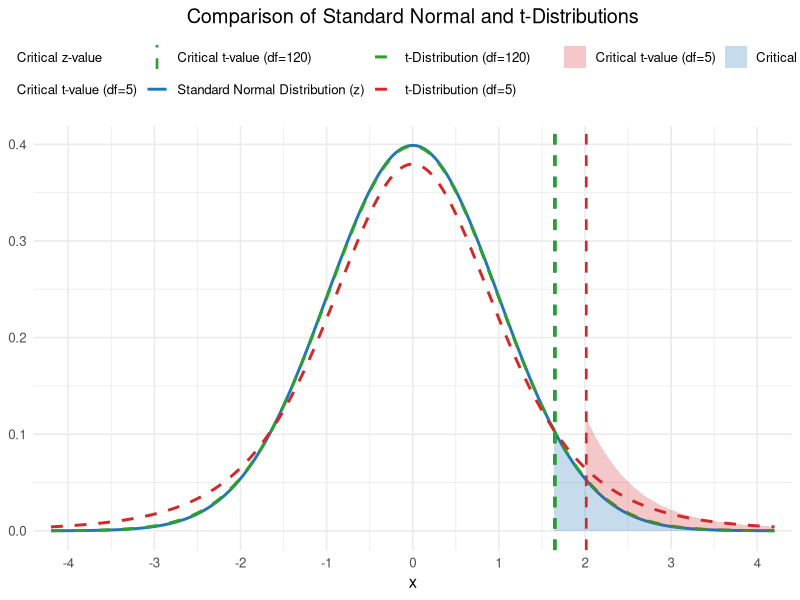
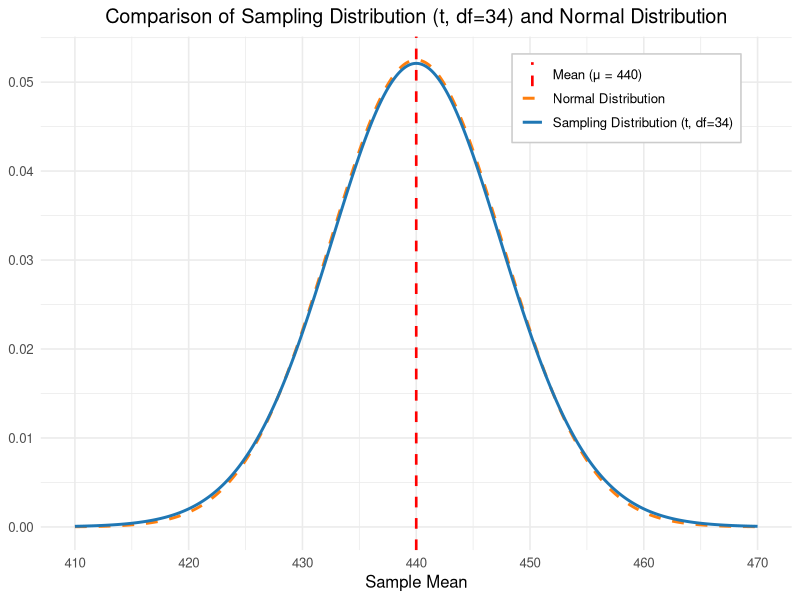
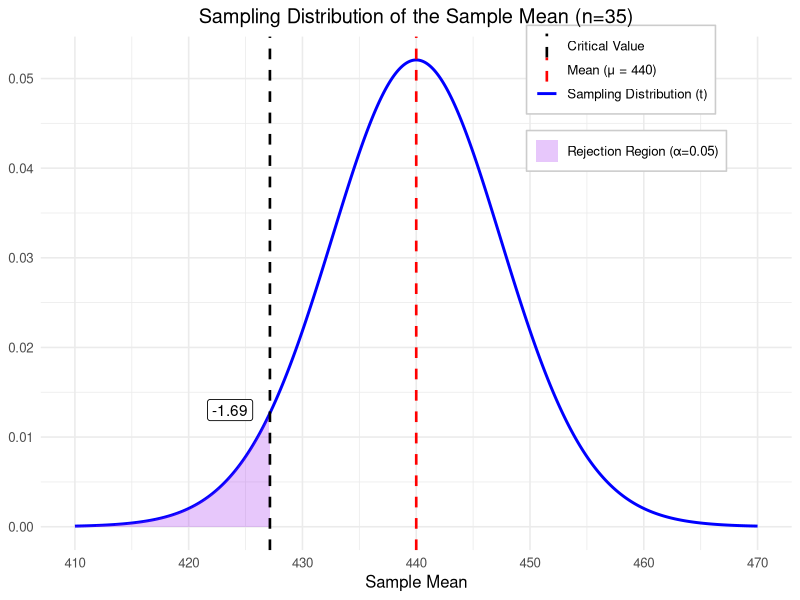
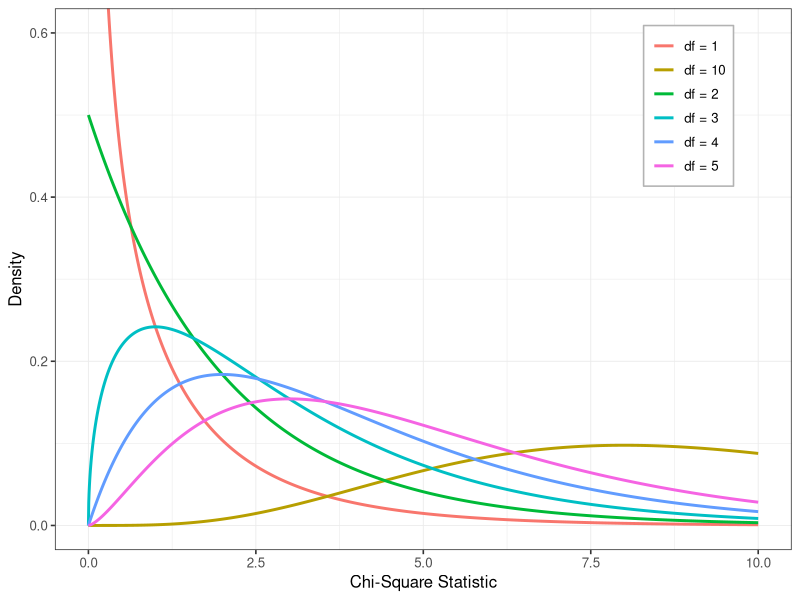
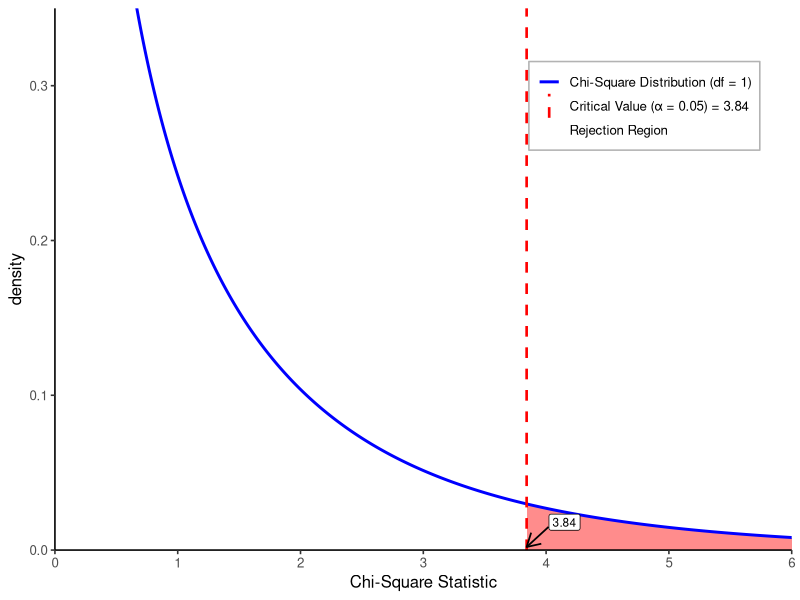
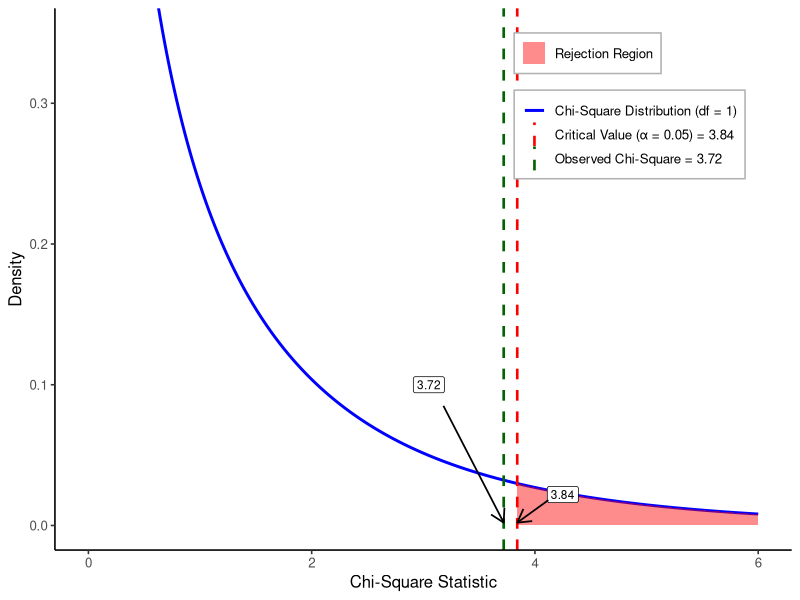

These charts were generated, in order, by the following R code:
## ---- chunk 1
#| echo: false
#| message: false
#| warning: false
#| fig-cap: "Fig 8.1: Comparison of Standard Normal and t-Distributions"
#| fig-align: center
#| fig-width: 7
#| fig-height: 4.5

library(ggplot2)

alpha <- 0.05
df1 <- 5
df2 <- 120

# labels (so we can reuse them consistently)
lab_z  <- "Standard Normal Distribution (z)"
lab_t1 <- paste0("t-Distribution (df=", df1, ")")
lab_t2 <- paste0("t-Distribution (df=", df2, ")")

lab_cz  <- "Critical z-value"
lab_ct1 <- paste0("Critical t-value (df=", df1, ")")
lab_ct2 <- paste0("Critical t-value (df=", df2, ")")

x <- seq(-4.2, 4.2, by = 0.001)

# critical values (right tail)
z_crit  <- qnorm(1 - alpha)
t1_crit <- qt(1 - alpha, df = df1)
t2_crit <- qt(1 - alpha, df = df2)

# densities
dens <- rbind(
  data.frame(x = x, y = dnorm(x),            series = lab_z),
  data.frame(x = x, y = dt(x, df = df1),     series = lab_t1),
  data.frame(x = x, y = dt(x, df = df2),     series = lab_t2)
)

# shade right tails (like your picture: shade z and df=5)
shade <- rbind(
  data.frame(x = x[x >= z_crit],  y = dnorm(x[x >= z_crit]),        fill_series = lab_cz),
  data.frame(x = x[x >= t1_crit], y = dt(x[x >= t1_crit], df = df1), fill_series = lab_ct1)
)

# vertical lines for critical values
vlines <- data.frame(
  x = c(z_crit, t1_crit, t2_crit),
  line_series = factor(c(lab_cz, lab_ct1, lab_ct2),
                       levels = c(lab_cz, lab_ct1, lab_ct2))
)

# colors (close to the reference)
dist_cols  <- setNames(c("#1f77b4", "#d62728", "#2ca02c"), c(lab_z, lab_t1, lab_t2))
vline_cols <- setNames(c("#1f77b4", "#d62728", "#2ca02c"), c(lab_cz, lab_ct1, lab_ct2))
fill_cols  <- setNames(c("#1f77b4", "#d62728"), c(lab_cz, lab_ct1))

# One combined color scale so curves + vlines share the same legend "Color"
all_color_values <- c(dist_cols, vline_cols)

ggplot() +
  # curves
  geom_line(
    data = dens,
    aes(x = x, y = y, color = series, linetype = series),
    linewidth = 1
  ) +
  # shaded tails
  geom_area(
    data = shade,
    aes(x = x, y = y, fill = fill_series),
    alpha = 0.25
  ) +
  # critical value lines
  geom_vline(
    data = vlines,
    aes(xintercept = x, color = line_series, linetype = line_series),
    linewidth = 0.9
  ) +
  # axes/labels
  labs(
    title = "Comparison of Standard Normal and t-Distributions",
    x = "x",
    y = NULL,
    color = NULL,
    linetype = NULL,
    fill = NULL
  ) +
  coord_cartesian(xlim = c(-4, 4)) +
  scale_x_continuous(breaks = seq(-4, 4, by = 1)) +
  theme_minimal(base_size = 12) +
  theme(
    legend.position = "top",
    plot.title = element_text(hjust = 0.5)
  ) +
  # manual scales
  scale_color_manual(values = all_color_values) +
  scale_fill_manual(values = fill_cols) +
  scale_linetype_manual(values = c(
    # curves
    setNames(c("solid", "dashed", "dashed"), c(lab_z, lab_t1, lab_t2)),
    # vlines
    setNames(c("dashed", "dashed", "dashed"), c(lab_cz, lab_ct1, lab_ct2))
  ))
## ---- chunk 2
#| echo: false
#| message: false
#| warning: false
#| fig-align: center
#| fig-width: 7
#| fig-height: 4.5
#| fig-cap: "Fig 8.2: Comparison of Sampling Distribution (t, df=34) and Normal Distribution"

library(ggplot2)

mu <- 440
df <- 34
se <- 7.6

# label strings (so we can reuse them safely in scales)
lab_t <- paste0("Sampling Distribution (t, df=", df, ")")
lab_n <- "Normal Distribution"
lab_mean <- paste0("Mean (\u03BC = ", mu, ")")

x <- seq(410, 470, by = 0.05)

y_t <- dt((x - mu)/se, df = df) / se
y_n <- dnorm(x, mean = mu, sd = se)

df_plot <- rbind(
  data.frame(x = x, y = y_t, curve = lab_t),
  data.frame(x = x, y = y_n, curve = lab_n)
)

ggplot(df_plot, aes(x = x, y = y, color = curve, linetype = curve)) +
  geom_line(linewidth = 1) +

  # mean line
  geom_vline(aes(xintercept = mu, color = lab_mean, linetype = lab_mean),
             linewidth = 0.9) +

  labs(
    title = paste0("Comparison of Sampling Distribution (t, df=", df, ") and Normal Distribution"),
    x = "Sample Mean",
    y = NULL,
    color = NULL,
    linetype = NULL
  ) +

  # manual styling (NO paste0() on the left side; use setNames)
  scale_color_manual(values = setNames(
    c("#1f77b4", "#ff7f0e", "red"),
    c(lab_t, lab_n, lab_mean)
  )) +
  scale_linetype_manual(values = setNames(
    c("solid", "dashed", "dashed"),
    c(lab_t, lab_n, lab_mean)
  )) +

  theme_minimal(base_size = 12) +
  theme(
    legend.position = c(0.78, 0.88),
    legend.background = element_rect(fill = "white", color = "grey80"),
    plot.title = element_text(hjust = 0.5)
  ) +
  coord_cartesian(xlim = c(410, 470)) +
  scale_x_continuous(breaks = seq(410, 470, by = 10))
## ---- chunk 3
#| echo: false
#| message: false
#| warning: false
#| fig-align: center
#| fig-width: 7
#| fig-height: 4.2
#| fig-cap: "Sampling Distribution of the Sample Mean (n=35)"

library(ggplot2)

# ---- parameters (edit if your problem uses different values) ----
mu <- 440
n  <- 35
alpha <- 0.05
df <- n - 1

# Use your standard error if you know it; this matches earlier numbers:
s <- 44.994
se <- s / sqrt(n)

# left-tailed critical value for t
tcrit <- qt(alpha, df = df)          # e.g., about -1.69
xcrit <- mu + tcrit * se             # critical x value on "Sample Mean" scale

# x grid (match image range)
x <- seq(410, 470, by = 0.05)

# sampling distribution of xbar using t with scaling:
y <- dt((x - mu)/se, df = df) / se

dens <- data.frame(x = x, y = y)

shade <- subset(dens, x <= xcrit)

# label shown in the figure (t critical)
label_txt <- sprintf("%.2f", tcrit)

ggplot(dens, aes(x = x, y = y)) +
  # main curve
  geom_line(aes(color = "Sampling Distribution (t)"), linewidth = 1) +

  # rejection region (left tail)
  geom_area(data = shade,
            aes(fill = "Rejection Region (\u03B1=0.05)"),
            alpha = 0.25) +

  # mean line
  geom_vline(aes(xintercept = mu, color = "Mean (\u03BC = 440)"),
             linetype = "dashed", linewidth = 0.9) +

  # critical value line
  geom_vline(aes(xintercept = xcrit, color = "Critical Value"),
             linetype = "dashed", linewidth = 0.9) +

  # little callout label near the shaded region
  annotate("label",
           x = xcrit - 3.5,
           y = max(y) * 0.25,
           label = label_txt,
           label.size = 0.3) +

  labs(
    title = "Sampling Distribution of the Sample Mean (n=35)",
    x = "Sample Mean",
    y = NULL,
    color = NULL,
    fill = NULL
  ) +
  coord_cartesian(xlim = c(410, 470)) +
  scale_x_continuous(breaks = seq(410, 470, by = 10)) +
  theme_minimal(base_size = 12) +
  theme(
    plot.title = element_text(hjust = 0.5),
    legend.position = c(0.78, 0.88),
    legend.background = element_rect(fill = "white", color = "grey80")
  ) +
  # manual styling to match your picture
  scale_color_manual(values = c(
    "Sampling Distribution (t)" = "blue",
    "Mean (\u03BC = 440)" = "red",
    "Critical Value" = "black"
  )) +
  scale_fill_manual(values = c(
    "Rejection Region (\u03B1=0.05)" = "purple"
  ))
## ---- chunk 4
#| echo: false
#| message: false
#| warning: false
#| fig-cap: "Fig 8.7: Chi-Square Distributions with Different Degrees of Freedom "
#| fig-align: center
#| fig-width: 7
#| fig-height: 4.5

library(ggplot2)

# Degrees of freedom to plot (matches your figure)
dfs <- c(1, 2, 3, 4, 5, 10)

# X range
x <- seq(0, 10, length.out = 2000)

# Build data frame of densities
df <- do.call(rbind, lapply(dfs, function(k) {
  data.frame(
    x = x,
    density = dchisq(x, df = k),
    df_label = paste0("df = ", k)
  )
}))

ggplot(df, aes(x = x, y = density, color = df_label)) +
  geom_line(linewidth = 1) +
  coord_cartesian(xlim = c(0, 10), ylim = c(0, 0.6)) +
  labs(
    x = "Chi-Square Statistic",
    y = "Density",
    color = NULL
  ) +
  theme_bw(base_size = 12) +
  theme(
    panel.grid.major = element_line(linewidth = 0.3),
    panel.grid.minor = element_line(linewidth = 0.2),
    legend.position = c(0.86, 0.82),  # top-right inside
    legend.background = element_rect(fill = "white", color = "grey70"),
    legend.key = element_rect(fill = "white", color = NA)
  )
## ---- chunk 5
#| echo: false
#| message: false
#| warning: false
#| fig-cap: "Figure 8.8: Chi-square distribution with df = 1"
#| fig-align: center
#| fig-width: 7.5
#| fig-height: 4

library(ggplot2)

df_val <- 1
alpha  <- 0.05
crit   <- qchisq(1 - alpha, df = df_val)

x <- seq(0, 6, length.out = 3000)
y <- dchisq(x, df = df_val)

df_all   <- data.frame(x = x, y = y)
df_shade <- subset(df_all, x >= crit)

# Dummy point to create a legend key for the rejection region
df_leg <- data.frame(x = 0, y = 0)

legend_order <- c(
  "Chi-Square Distribution (df = 1)",
  "Critical Value (α = 0.05) = 3.84",
  "Rejection Region"
)

ggplot() +
  # Shaded rejection region (no legend mapping here)
  geom_area(
    data = df_shade,
    aes(x = x, y = y),
    fill = "red",
    alpha = 0.45
  ) +
  # Chi-square curve (legend via color)
  geom_line(
    data = df_all,
    aes(x = x, y = y, color = "Chi-Square Distribution (df = 1)"),
    linewidth = 1
  ) +
  # Critical value line (legend via color)
  geom_vline(
    aes(xintercept = crit, color = "Critical Value (α = 0.05) = 3.84"),
    linetype = "dashed",
    linewidth = 0.9
  ) +
  
  # Dummy legend entry for rejection region (single combined legend)
  geom_point(
    data = df_leg,
    aes(x = x, y = y, color = "Rejection Region"),
    shape = 15,
    size = 6,
    alpha = 0
  ) +
  labs(
    x = "Chi-Square Statistic",
    y = "density",
    color = NULL
  ) +
  coord_cartesian(xlim = c(0, 6), ylim = c(0, 0.35), expand = FALSE) +
  scale_x_continuous(expand = expansion(mult = c(0, 0))) +
  scale_y_continuous(expand = expansion(mult = c(0, 0))) +
  scale_color_manual(
    breaks = legend_order,
    values = c(
      "Chi-Square Distribution (df = 1)" = "blue",
      "Critical Value (α = 0.05) = 3.84" = "red",
      "Rejection Region" = "red"
    )
  ) +
  guides(
    color = guide_legend(
      override.aes = list(
        linetype = c("solid", "dashed", "blank"),
        shape    = c(NA, NA, 15),
        linewidth = c(1, 0.9, NA)
      )
    )
  ) +
  # Annotated arrow for critical value (3.84)
  annotate(
    "label",
    x = 4.15, y = 0.018,
    label = "3.84",
    size = 3
  ) +
  annotate(
    "segment",
    x = 4.02, y = 0.015,
    xend = crit, yend = 0.002,
    linewidth = 0.6,
    arrow = arrow(length = unit(0.15, "inches"))
  ) +
  theme_classic(base_size = 12) +
  theme(
    legend.position = c(0.80, 0.82),
    legend.background = element_rect(fill = "white", color = "grey70"),
    legend.key = element_rect(fill = "white")
  )
## ---- chunk 6
#| echo: false
#| message: false
#| warning: false
#| fig-cap: "Figure 8.9: Chi-square distribution (df = 1) with critical value and observed test statistic"
#| fig-align: center
#| fig-width: 7.5
#| fig-height: 4

library(ggplot2)

# Parameters
df_val   <- 1
alpha    <- 0.05
crit     <- qchisq(1 - alpha, df = df_val)  # 3.84
observed <- 3.72

# Data
x <- seq(0, 6, length.out = 3000)
y <- dchisq(x, df = df_val)
base_df <- data.frame(x = x, y = y)
shade_df <- subset(base_df, x >= crit)

ggplot() +
  # Chi-square curve (legend entry)
  geom_line(
    data = base_df,
    aes(x = x, y = y, color = "Chi-Square Distribution (df = 1)"),
    linewidth = 1
  ) +
  # Rejection region (legend entry)
  geom_area(
    data = shade_df,
    aes(x = x, y = y, fill = "Rejection Region"),
    alpha = 0.45
  ) +
  # Critical value line (legend entry)
  geom_vline(
    aes(xintercept = crit, color = "Critical Value (α = 0.05) = 3.84"),
    linetype = "dashed",
    linewidth = 0.9
  ) +
  # Observed statistic line (legend entry)
  geom_vline(
    aes(xintercept = observed, color = "Observed Chi-Square = 3.72"),
    linetype = "dashed",
    linewidth = 0.9
  ) +
  # Callout for observed value (label + arrow)
  annotate(
    "label",
    x = 3.05, y = 0.10,
    label = "3.72",
    size = 3
  ) +
  annotate(
    "segment",
    x = 3.18, y = 0.085,
    xend = observed, yend = 0.002,
    linewidth = 0.6,
    arrow = arrow(length = unit(0.15, "inches"))
  ) +
  # Callout for critical value (label + arrow)
  annotate(
    "label",
    x = 4.25, y = 0.022,
    label = "3.84",
    size = 3
  ) +
  annotate(
    "segment",
    x = 4.12, y = 0.018,
    xend = crit, yend = 0.002,
    linewidth = 0.6,
    arrow = arrow(length = unit(0.15, "inches"))
  ) +
  labs(
    x = "Chi-Square Statistic",
    y = "Density",
    color = NULL,
    fill = NULL
  ) +
  # This is the key to matching the textbook figure look:
  coord_cartesian(xlim = c(0, 6), ylim = c(0, 0.35)) +
  theme_classic(base_size = 12) +
  theme(
    legend.position = c(0.78, 0.82),
    legend.background = element_rect(fill = "white", color = "grey70"),
    legend.key = element_rect(fill = "white", color = NA)
  ) +
  scale_color_manual(values = c(
    "Chi-Square Distribution (df = 1)" = "blue",
    "Critical Value (α = 0.05) = 3.84" = "red",
    "Observed Chi-Square = 3.72" = "darkgreen"
  )) +
  scale_fill_manual(values = c(
    "Rejection Region" = "red"
  ))
